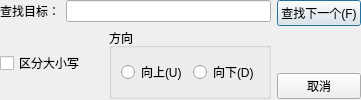
<?xml version="1.0" encoding="UTF-8"?>
<ui version="4.0">
 <class>SearchDialog</class>
 <widget class="QDialog" name="SearchDialog">
  <property name="geometry">
   <rect>
    <x>0</x>
    <y>0</y>
    <width>361</width>
    <height>100</height>
   </rect>
  </property>
  <property name="windowTitle">
   <string>查找</string>
  </property>
  <widget class="QWidget" name="verticalLayoutWidget">
   <property name="geometry">
    <rect>
     <x>-1</x>
     <y>-1</y>
     <width>401</width>
     <height>151</height>
    </rect>
   </property>
   <layout class="QVBoxLayout" name="verticalLayout_5"/>
  </widget>
  <widget class="QWidget" name="layoutWidget">
   <property name="geometry">
    <rect>
     <x>0</x>
     <y>0</y>
     <width>361</width>
     <height>99</height>
    </rect>
   </property>
   <layout class="QHBoxLayout" name="horizontalLayout_4">
    <item>
     <layout class="QVBoxLayout" name="verticalLayout_2">
      <item>
       <layout class="QHBoxLayout" name="horizontalLayout">
        <item>
         <widget class="QLabel" name="label">
          <property name="text">
           <string>查找目标：</string>
          </property>
         </widget>
        </item>
        <item>
         <widget class="QLineEdit" name="searchText"/>
        </item>
       </layout>
      </item>
      <item>
       <layout class="QHBoxLayout" name="horizontalLayout_3">
        <item>
         <widget class="QCheckBox" name="cbCaseSensetive_2">
          <property name="text">
           <string>区分大小写</string>
          </property>
         </widget>
        </item>
        <item>
         <widget class="QGroupBox" name="groupBox">
          <property name="title">
           <string>方向</string>
          </property>
          <layout class="QHBoxLayout" name="horizontalLayout_2">
           <item>
            <widget class="QRadioButton" name="rbUp">
             <property name="text">
              <string>向上(U)</string>
             </property>
            </widget>
           </item>
           <item>
            <widget class="QRadioButton" name="rbDown">
             <property name="text">
              <string>向下(D)</string>
             </property>
            </widget>
           </item>
          </layout>
         </widget>
        </item>
       </layout>
      </item>
     </layout>
    </item>
    <item>
     <layout class="QVBoxLayout" name="verticalLayout">
      <item>
       <widget class="QPushButton" name="btFindNext">
        <property name="text">
         <string>查找下一个(F)</string>
        </property>
       </widget>
      </item>
      <item>
       <spacer name="verticalSpacer">
        <property name="orientation">
         <enum>Qt::Orientation::Vertical</enum>
        </property>
        <property name="sizeHint" stdset="0">
         <size>
          <width>20</width>
          <height>40</height>
         </size>
        </property>
       </spacer>
      </item>
      <item>
       <widget class="QPushButton" name="btCancel">
        <property name="text">
         <string>取消</string>
        </property>
       </widget>
      </item>
     </layout>
    </item>
   </layout>
  </widget>
 </widget>
 <resources/>
 <connections/>
</ui>
